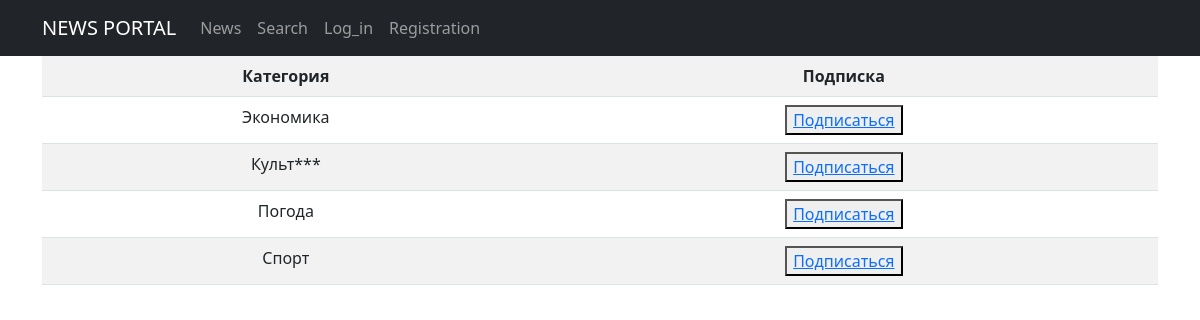
The page /news/category/ on the database its author committed.
### news/models.py (models this page shows, shortened)
class Category(models.Model):
    name = models.CharField(max_length=255, choices=CATEGORY_NEWS, default=another, unique=True)
    subscribers = models.ManyToManyField(User, through='SubscribersCategory')

### news/views.py (the view)
# urls.py: path('category/', CategoryList.as_view(), name='category'),
class CategoryList(ListView):
    model = Category
    template_name = 'category.html'
    context_object_name = 'categories'

### news/templatetags/custom_filters.py (called while the page is built)
@register.filter()
def censor(value):
    new_value = value
    if isinstance(value, str):
        for i in bad_words:
            new_value = new_value.replace(i[1:-1], '*'*(len(i) - 2))
    return new_value

### templates/category.html (shortened to what this page needs)
{% extends 'flatpages/default.html' %}
{% load static %}
{% load custom_filters %}
{% block content %}
<html lang="en">
       <table class="table table-striped">
           <tr>
               <td><b>Категория</b></td>
               <td><b>Подписка</b></td>
           </tr>
           {% for c in categories %}
           <tr>
               <td><a>{{ c.name | censor}}</a></td>
                    {% if user in c.subscribers.filter %}
                        <td><button> <a href="{% url 'unsubscribe' c.pk %}"> Отписаться </a> </button></td>
                    {% else %}
                        <td><button> <a href="{% url 'subscribe' c.pk %}">  Подписаться </a> </button></td>
                    {% endif %}
           </tr>
           {% endfor %}
{% endblock content %}

### rows shown on the page
Category: name|censor "Экономика", shows "Подписаться"
Category: name|censor "Культ***", shows "Подписаться"
Category: name|censor "Погода", shows "Подписаться"
Category: name|censor "Спорт", shows "Подписаться"
